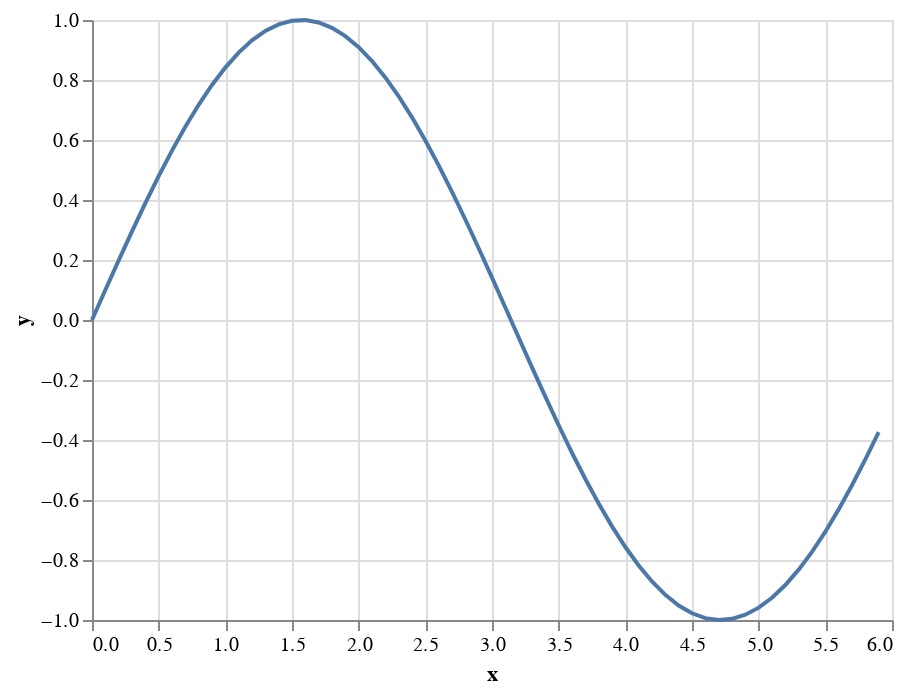

Notebook code for this chart:
### Code cell
import altair as alt

# Note that the following generator is functionally similar to
# data = pd.DataFrame({'x': np.arange(0, 10, 0.1)})
data = alt.sequence(0, 6, 0.1, as_='x')

alt.Chart(data).transform_calculate(
    y='sin(datum.x)'
).mark_line().encode(
    x='x:Q',
    y='y:Q',
)

### Figure 1 — Vega-Lite specification as saved in the notebook (floating-point values rounded to 4 significant figures)
{"config": {"view": {"continuousWidth": 400, "continuousHeight": 300}}, "data": {"sequence": {"start": 0, "stop": 6, "step": 0.1, "as": "x"}}, "mark": "line", "encoding": {"x": {"type": "quantitative", "field": "x"}, "y": {"type": "quantitative", "field": "y"}}, "transform": [{"calculate": "sin(datum.x)", "as": "y"}], "$schema": "https://vega.github.io/schema/vega-lite/v4.0.2.json"}
